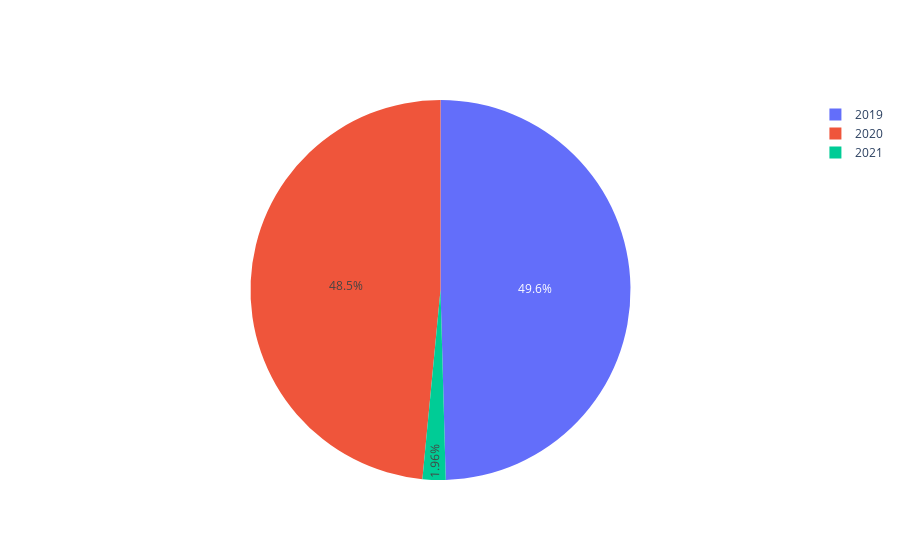

This figure's notebook cell:
### Code cell
init_notebook_mode(connected = True)
 


 

fig = go.Figure(data=[go.Pie(labels=year,
                      values= df['GDPC1'])])
 
fig.show()

### Figure 1 — Plotly figure (JSON) as saved in the notebook; plotly's stock layout.template omitted (floating-point values rounded to 4 significant figures; data arrays with more than 128 entries replaced by an {"elided": "..."} marker saying what was removed)
{"data": [{"labels": {"elided": "532 str values"}, "type": "pie", "values": {"elided": "532 float values"}}], "layout": {}}
